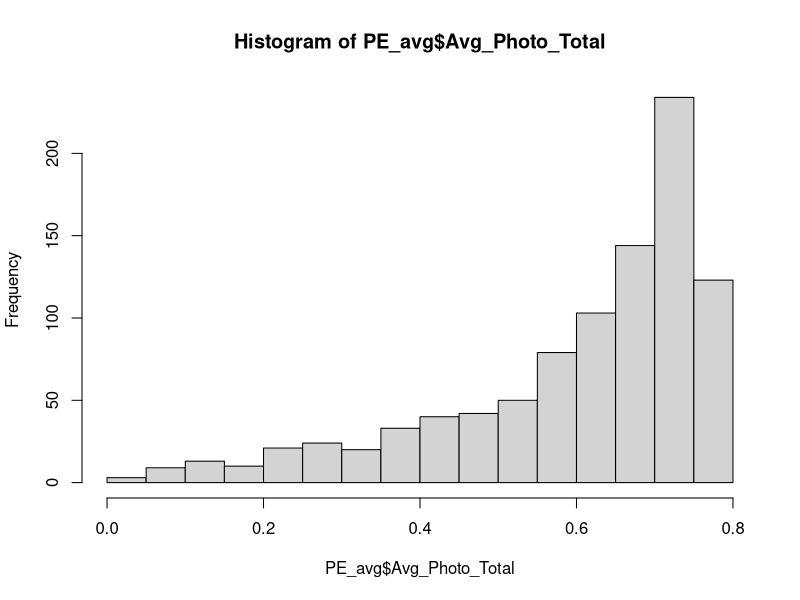
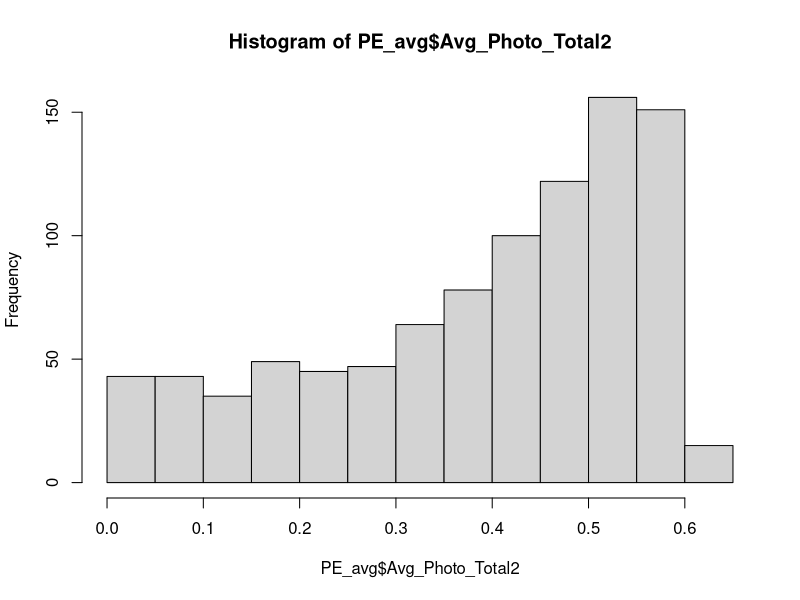
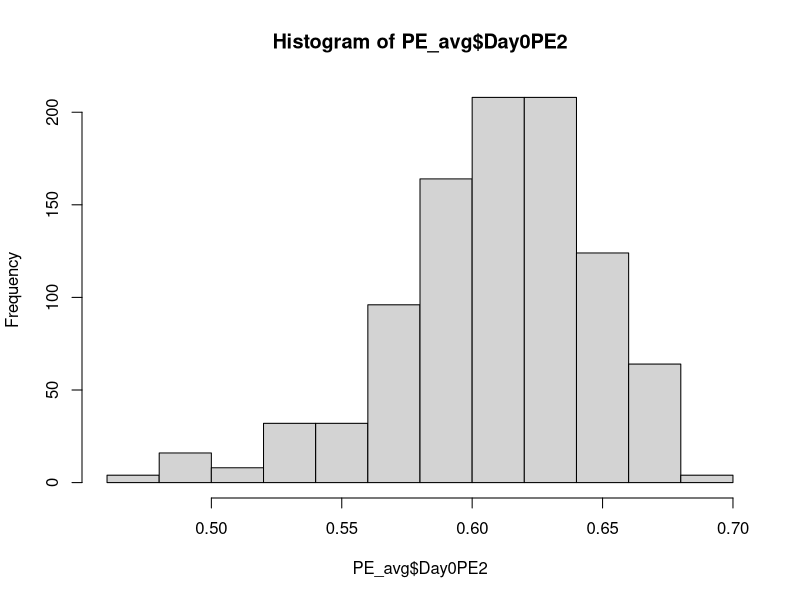
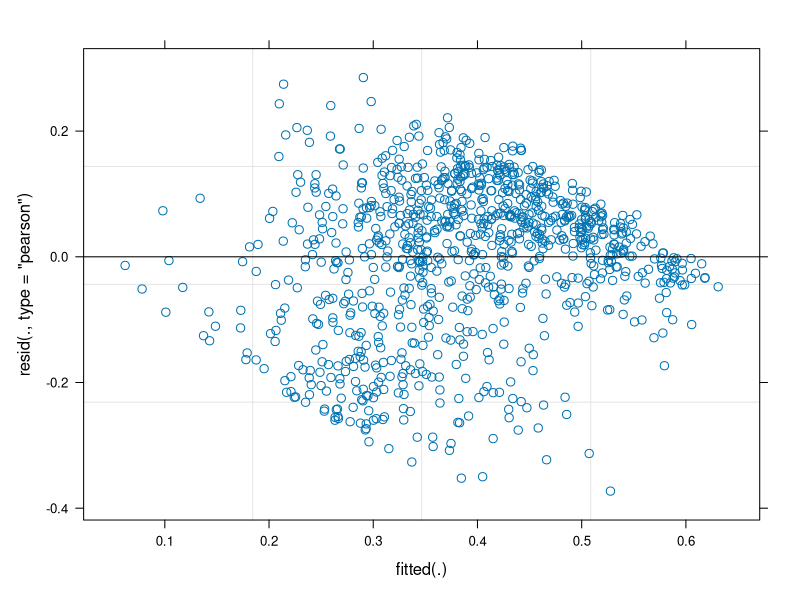
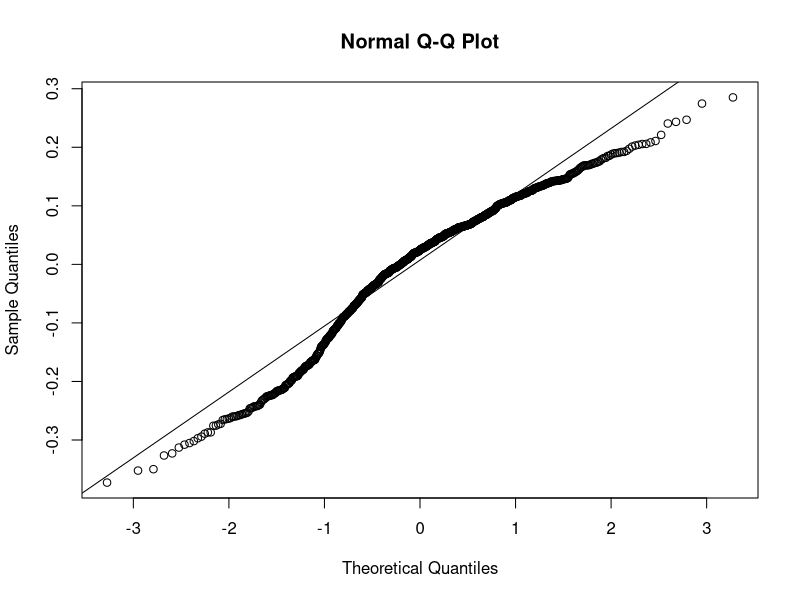

Here is the R script that generated these plots, in order: (Note: this script raises an error after producing the figures.)
#Figure 4 - Analysis of experimental results, model predictions
#Using lmer to model predictions for change in photosynthetic capacity
library(lmerTest)
library(lme4)
library(readr)
library(ggplot2)
library(tidyverse)

PE_avg <- read.csv("PE_days_avg.csv", fileEncoding = 'UTF-8-BOM')
PE_avg <- as.data.frame(unclass(PE_avg), stringsAsFactors = TRUE)
PE_avg$Week <- as.factor(PE_avg$Week)
hist(PE_avg$Avg_Photo_Total)
str(PE_avg)
PE_avg$Stressor_app <- relevel(factor(PE_avg$Stressor_app), 
                               ref = "StaticStatic")

#transform data
PE_avg$Avg_Photo_Total2 <- PE_avg$Avg_Photo_Total^2
hist(PE_avg$Avg_Photo_Total2)
PE_avg$Day0PE2 <- PE_avg$Day0PE^2
hist(PE_avg$Day0PE2)

#random effect of plant ID
m1 <- lmer(Avg_Photo_Total2 ~ Stressor_app * Light_level * Diuron_level * Day +
             (1|ID) + offset(Day0PE2), data = PE_avg)
m2 <- lmer(Avg_Photo_Total2 ~ Stressor_app*Light_level*Diuron_level + Day +
             (1|ID) + offset(Day0PE2), data = PE_avg)
m3 <- lmer(Avg_Photo_Total2 ~ Stressor_app + Light_level*Diuron_level*Day + 
             (1|ID) + offset(Day0PE2), data = PE_avg)
m4 <- lmer(Avg_Photo_Total2 ~ Stressor_app*Day + Light_level*Diuron_level +
             (1|ID) + offset(Day0PE2), data = PE_avg)
m5 <- lmer(Avg_Photo_Total2 ~ Stressor_app*Day + Light_level + Diuron_level +
             (1|ID) + offset(Day0PE2), data = PE_avg)
m6 <- lmer(Avg_Photo_Total2 ~ Stressor_app +  Day + Light_level*Diuron_level +
             (1|ID) + offset(Day0PE2), data = PE_avg)

a <- AIC(m1, m2, m3, m4, m5, m6)
a

#m6 has lowest AIC
plot(m6)
qqnorm(resid(m6))
qqline(resid(m6))
summary(m6)
anova(m6)

#formatted figure with SE
easyPredSE <- function(model,newdata=NULL,alpha=0.05) {
  ## baseline prediction, on the linear predictor (logit) scale:
  pred0 <- predict(model,re.form=NA,newdata=newdata)
  ## fixed-effects model matrix for new data
  X <- model.matrix(formula(model,fixed.only=TRUE)[-2],newdata)
  beta <- fixef(model) ## fixed-effects coefficients
  V <- vcov(model)     ## variance-covariance matrix of beta
  pred.se <- sqrt(diag(X %*% V %*% t(X))) ## std errors of predictions
  ## inverse-link function
  linkinv <- family(model)$linkinv
  crit <- -qnorm(alpha/2)
  linkinv(cbind(conf.low=pred0-pred.se,
                conf.high=pred0+pred.se))
}

newdata <- dat %>% 
  select(Stressor_app, Light_level, Diuron_level, Day) %>%
  distinct()
newdata$Day0PE2 <- mean(PE_avg$Day0PE2)
newdata$mean <- predict(m6, re.form=NA,
                        newdata = newdata)

dat$Light_level <- factor(dat$Light_level, levels = c("Medium Light", "Low Light"))
dat$Diuron_level <- factor(dat$Diuron_level, levels = c("Medium Herbicide", "High Herbicide"))
dat$Stressor_app <- factor(dat$Stressor_app, levels = c("StaticStatic", "StaticFlux", "FluxStatic", "InPhase", "OutPhase"))

SEs <- easyPredSE(m6, newdata = newdata)
newdata$lwr <- SEs[,1]
newdata$upr <- SEs[,2]

#predictions plot filtered for final day with SE
newdata %>%
  filter(Day == 7) %>%
  ggplot() +
  aes(x = Light_level, y = mean-Day0PE2, colour = Stressor_app) +
  ylim(-0.4, -0.2) +
  geom_errorbar(aes(ymin = lwr-Day0PE2, ymax = upr-Day0PE2), width = 0.2, position = position_dodge(width = 0.6)) +
  geom_point(size = 4,  position = position_dodge(0.6)) +
  #geom_linerange(aes(ymin = lwr-Day0PE2, ymax = upr-Day0PE2) +
  geom_line(aes(y = mean-Day0PE2), size = 1) +
  facet_grid(~Diuron_level) +
  theme_bw()+
  theme(text = element_text(family="Times New Roman", size = 12, face = "bold"), 
        axis.text.x = element_text(angle = 0, vjust=0.6, color = "black"),
        axis.text.y = element_text(color = "black"))+
  theme(panel.grid.minor=element_blank(),
        panel.grid.major=element_blank())+
  geom_hline(yintercept = 0, colour = "grey42", size = 0.5, linetype = "longdash")+
  ylab("Model predictions (photosynthetic capacity \n change relative to day 0)") +
  xlab("Light Level") + 
  scale_colour_discrete("Stressor application")
